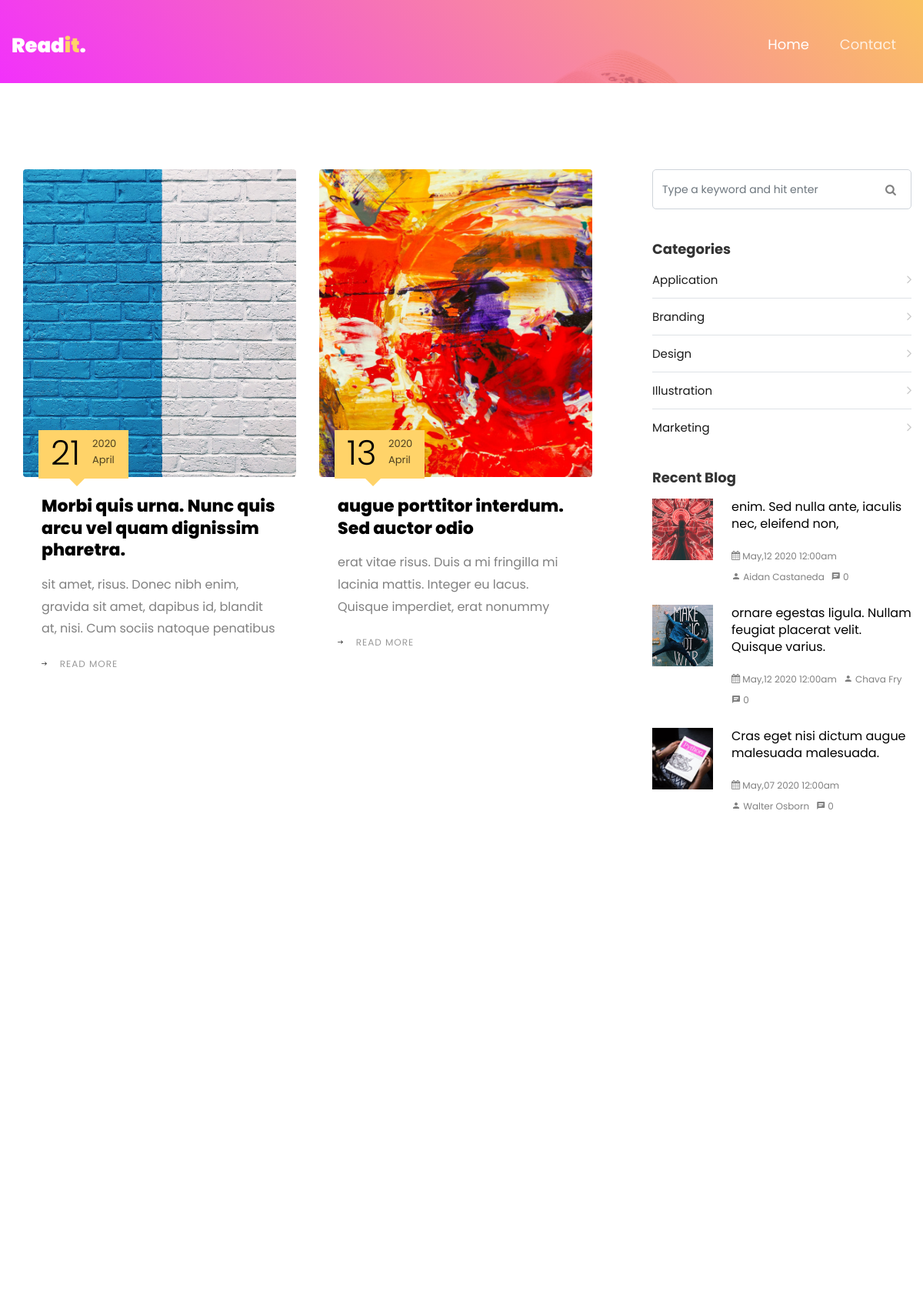
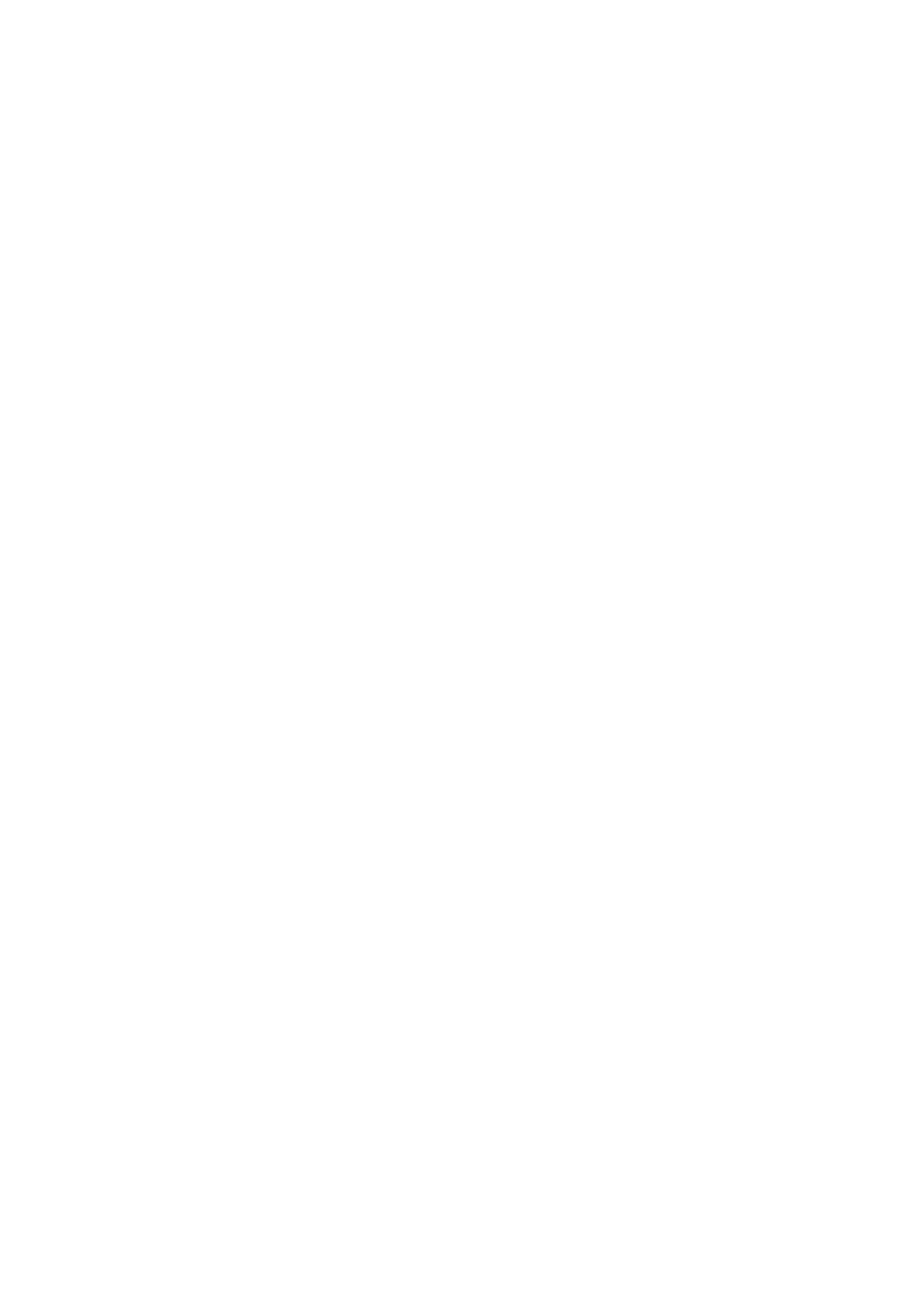
/page/2 (upper part), run on the app's committed database (2 pictures, top to bottom).
### tables this page shows
CREATE TABLE `posts` (
  `id` int(10) unsigned NOT NULL AUTO_INCREMENT,
  `title` varchar(255) NOT NULL,
  `created_at` datetime DEFAULT NULL,
  `resume` varchar(255) DEFAULT NULL,
  `image` varchar(45) DEFAULT NULL,
  `content` text,
  `author_id` int(10) unsigned NOT NULL,
  `category_id` int(10) unsigned NOT NULL,
  PRIMARY KEY (`id`),
  KEY `fk_posts_authors_idx` (`author_id`),
  KEY `fk_posts_categories1_idx` (`category_id`),
  CONSTRAINT `fk_posts_authors` FOREIGN KEY (`author_id`) REFERENCES `authors` (`id`) ON DELETE NO ACTION ON UPDATE NO ACTION,
  CONSTRAINT `fk_posts_categories1` FOREIGN KEY (`category_id`) REFERENCES `categories` (`id`) ON DELETE NO ACTION ON UPDATE NO ACTION
);

CREATE TABLE `categories` (
  `id` int(10) unsigned NOT NULL AUTO_INCREMENT,
  `name` varchar(45) NOT NULL,
  PRIMARY KEY (`id`)
);

CREATE TABLE `authors` (
  `id` int(10) unsigned NOT NULL AUTO_INCREMENT,
  `lastname` varchar(45) NOT NULL,
  `firstname` varchar(45) DEFAULT NULL,
  `biography` text,
  `image` varchar(45) DEFAULT NULL,
  PRIMARY KEY (`id`)
);

### app/controllers/postsController.php (called while the page is built, shortened)
<?php
function indexAction(PDO $conn)
{
    include_once '../app/models/postsModel.php';
    $page = max(1, (int) ($_GET['page'] ?? 1));
    $postsPerPage = 10;
    $posts = PostsModel\findAll($conn, $page, true, $postsPerPage);
    $posts = array_slice($posts, 0, $postsPerPage);
    include '../app/views/posts/index.php';
}

### app/routers/index.php (called while the page is built)
<?php
if (isset($_GET['users'])):
     include_once '../app/routers/users.php';
elseif (isset($_GET['comments']) and $_GET['comments'] == 'add'):
     include_once '../app/controllers/commentsController.php';
     \App\Controllers\CommentsController\storeAction($conn);
elseif (isset($_GET['contact'])):
     include_once '../app/routers/contact.php';
elseif (isset($_GET['tags'])):
     include_once '../app/routers/tags.php';
elseif (isset($_GET['categories'])):
     include_once '../app/routers/categories.php';
elseif (isset($_GET['posts'])):
     include_once '../app/routers/posts.php';
else:
     include_once '../app/controllers/postsController.php';
     \App\Controllers\PostsController\indexAction($conn);
endif;

### public/index.php (called while the page is built)
<?php
require_once '../core/init.php';
require_once '../app/routers/index.php';
require_once '../app/views/templates/default.php';

### app/models/postsModel.php (called while the page is built, shortened)
<?php
function findAll(PDO $conn, int $page = 1, bool $withNextPage = false, int $limit = 10): array
{
    $page = max(1, $page);
    $limit = max(1, $limit);
    $offset = ($page - 1) * $limit;
    $queryLimit = $withNextPage ? $limit + 1 : $limit;
    $sql = "SELECT p.*, a.id AS authorId, a.firstname, a.lastname,
                   COUNT(c.id) AS commentsCount
            FROM posts p
            JOIN authors a ON p.author_id = a.id
            LEFT JOIN comments c ON c.post_id = p.id
            GROUP BY p.id, p.title, p.created_at, p.resume, p.image,
                     p.content, p.author_id, p.category_id,
                     a.id, a.firstname, a.lastname
            ORDER BY p.created_at DESC
            LIMIT {$queryLimit}
            OFFSET {$offset};";
    $rs = $conn->query($sql);
    $posts = $rs->fetchAll(PDO::FETCH_ASSOC);
    return $posts;
}

### core/helpers.php (called while the page is built, shortened)
<?php
function slugify(string $text): string {
    $text = iconv('UTF-8', 'ASCII//TRANSLIT//IGNORE', $text);
    $text = strtolower($text);
    $text = preg_replace('/[^a-z0-9]+/', '-', $text);
    $text = trim($text, '-');
    return empty($text) ? 'n-a' : $text;
}
function dateFormator(string $date, string $format ="d/M/Y") :string {
    return date($format, strtotime($date));
}

### app/models/categoriesModel.php (called while the page is built, shortened)
<?php
function findAll(PDO $conn): array
{
    $sql = "SELECT *
            FROM categories
            ORDER BY name ASC;";
    $rs = $conn->query($sql);
    $categories = $rs->fetchAll(PDO::FETCH_ASSOC);
    return $categories;
}

### app/views/posts/index.php (the view, shortened to what this page needs)
<div class="container">
    <div class="row d-flex">
        <?php foreach ($posts as $post):
        ?>
            <div class="col-md-6 d-flex ftco-animate">
                <div class="blog-entry justify-content-end">
                    <a href="posts/<?php echo $post['id']; ?>/<?php echo Core\Helpers\slugify($post['title']); ?>.html" class="block-20" style="background-image: url('images/<?php echo $post['image'] ?>');">
                    </a>
                    <div class="text p-4 float-right d-block">
                        <div class="topper d-flex align-items-center">
                            <div class="one py-2 pl-3 pr-1 align-self-stretch">
                                <span class="day"><?php echo \Core\Helpers\dateFormator($post['created_at'], 'd'); ?></span>
                            </div>
                            <div class="two pl-0 pr-3 py-2 align-self-stretch">
                                <span class="yr"><?php echo \Core\Helpers\dateFormator($post['created_at'], 'Y'); ?></span>
                                <span class="mos"><?php echo \Core\Helpers\dateFormator($post['created_at'], 'F'); ?></span>
                            </div>
                        </div>
                        <h3 class="heading mb-3"><a href="posts/<?php echo $post['id']; ?>/<?php echo Core\Helpers\slugify($post['title']); ?>.html"><?php echo $post['title']; ?></a></h3>
                        <p><?php echo $post['resume'] ?></p>
                        <p><a href="posts/<?php echo $post['id']; ?>/<?php echo Core\Helpers\slugify($post['title']); ?>.html" class="btn-custom"><span class="ion-ios-arrow-round-forward mr-3"></span>Read more</a></p>
                    </div>
                </div>
            </div>
        <?php endforeach; ?>
    </div>
</div>

### app/views/categories/_index.php
<h3>Categories</h3>
<?php include_once '../app/models/categoriesModel.php';
global $conn;
$categories = \App\Models\CategoriesModel\findAll($conn);
foreach ($categories as $category) : ?>
    <li><a href="categories/<?php echo $category['id']; ?>/<?php echo Core\Helpers\slugify($category['name']); ?>.html"> <?php echo htmlspecialchars($category['name']); ?> <span class="ion-ios-arrow-forward"></span></a></li>
<?php endforeach; ?>

### app/views/posts/recentPost.php
<h3>Recent Blog</h3>
<?php
 include_once '../app/models/postsModel.php';
 global $conn;
 $posts = \App\Models\PostsModel\findAll($conn, 1, false, 3);
 foreach ($posts as $post):
   $created_at = strtotime($post['created_at']); ?>
  <div class="block-21 mb-4 d-flex">
    <a class="blog-img mr-4" style="background-image: url(images/<?php echo $post['image']; ?>);"></a>
    <div class="text">
      <h3 class="heading"><a href="posts/<?php echo $post['id']; ?>/<?php echo Core\Helpers\slugify($post['title']); ?>.html"><?php echo $post['title']; ?></a></h3>
      <div class="meta">
        <div><a href="posts/<?php echo $post['id']; ?>/<?php echo Core\Helpers\slugify($post['title']); ?>.html"><span class="icon-calendar"></span> <?php echo date('F,d Y  g:ia', $created_at); ?></a></div>
        <div><a href="posts/<?php echo $post['id']; ?>/<?php echo Core\Helpers\slugify($post['title']); ?>.html"><span class="icon-person"></span> <?php echo $post['firstname'] . ' ' . $post['lastname']; ?></a></div>
        <div><a href="posts/<?php echo $post['id']; ?>/<?php echo Core\Helpers\slugify($post['title']); ?>.html"><span class="icon-chat"></span> <?php echo (int) $post['commentsCount']; ?></a></div>
      </div>
    </div>
  </div>
<?php endforeach; ?>

### public/css/icomoon.css (style rules this page uses)
[class^="icon-"], [class*=" icon-"] { font-family: 'icomoon' !important; speak: none; font-style: normal; font-weight: normal; font-variant: normal; text-transform: none; line-height: 1; -webkit-font-smoothing: antialiased; -moz-osx-font-smoothing: grayscale; }
.icon-calendar:before { content: "\f073"; }
.icon-chat:before { content: "\e0b7"; }
.icon-person:before { content: "\e7fd"; }

### data on the page
posts: image (picture), created_at "21", created_at "2020", created_at "April", title "Morbi quis urna. Nunc quis arcu vel quam dignissim pharetra.", resume "sit amet, risus. Donec nibh enim, gravida sit amet, dapibus id, blandit at, nisi. Cum sociis natoque penatibus"
posts: image (picture), created_at "13", created_at "2020", created_at "April", title "augue porttitor interdum. Sed auctor odio", resume "erat vitae risus. Duis a mi fringilla mi lacinia mattis. Integer eu lacus. Quisque imperdiet, erat nonummy"
categories: name "Application"
categories: name "Branding"
categories: name "Design"
categories: name "Illustration"
categories: name "Marketing"
posts: image (picture), title "enim. Sed nulla ante, iaculis nec, eleifend non,", created_at "May,12 2020 12:00am", author.firstname "Aidan", author.lastname "Castaneda", commentsCount "0"
posts: image (picture), title "ornare egestas ligula. Nullam feugiat placerat velit. Quisque varius.", created_at "May,12 2020 12:00am", author.firstname "Chava", author.lastname "Fry", commentsCount "0"
posts: image (picture), title "Cras eget nisi dictum augue malesuada malesuada.", created_at "May,07 2020 12:00am", author.firstname "Walter", author.lastname "Osborn", commentsCount "0"
